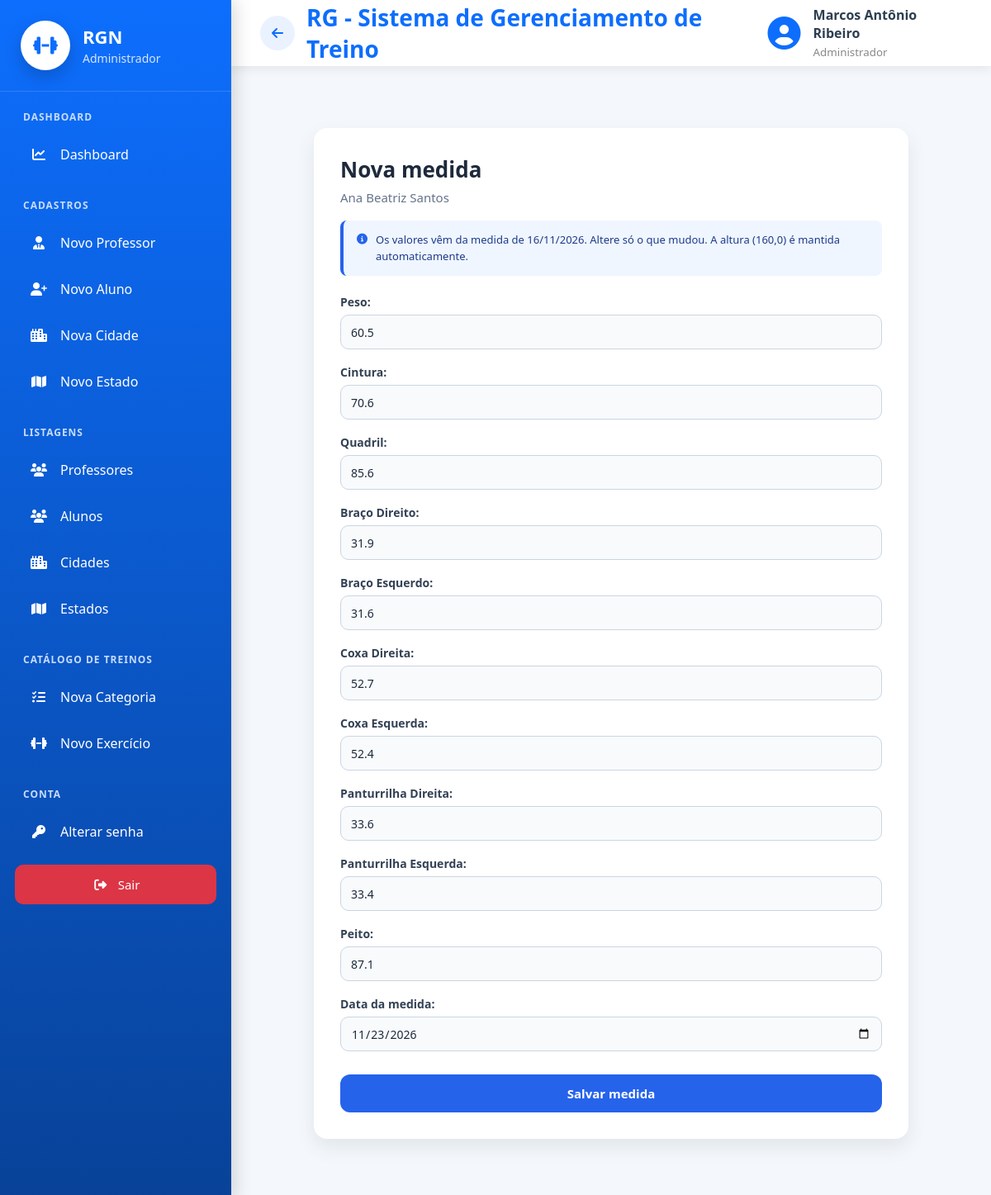
Page /medidas/cadastrar/medidas/8 (signed in) on the earlier database version.
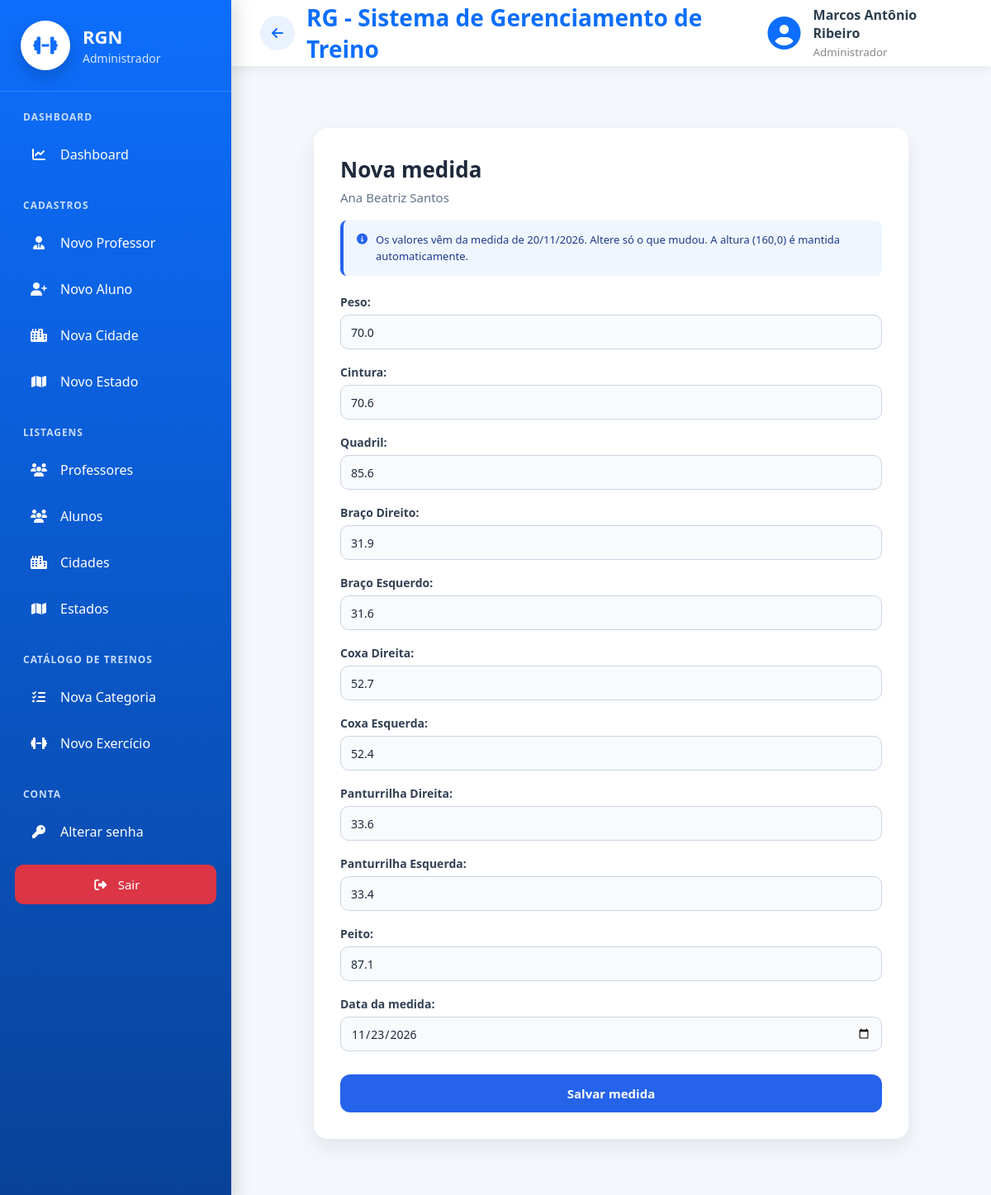
Same page on the later database version.
### medidas/models.py (models this page shows, shortened)
class Medidas(Auditoria):
    aluno = models.ForeignKey(Pessoa, on_delete=models.PROTECT, related_name="medidas_aluno")
    altura = models.FloatField(verbose_name="Altura")
    peso = models.FloatField(verbose_name="Peso")
    cintura = models.FloatField(verbose_name="Cintura")
    quadril = models.FloatField(verbose_name="Quadril")
    braco_direito = models.FloatField(verbose_name="Braço Direito")
    braco_esquerdo = models.FloatField(verbose_name="Braço Esquerdo")
    coxa_direita = models.FloatField(verbose_name="Coxa Direita")
    coxa_esquerda = models.FloatField(verbose_name="Coxa Esquerda")
    panturrilha_direita = models.FloatField(verbose_name="Panturrilha Direita")
    panturrilha_esquerda = models.FloatField(verbose_name="Panturrilha Esquerda")
    peito = models.FloatField(verbose_name="Peito")
    data_medida = models.DateField(verbose_name="Data da medida")
    cadastrado_por = models.ForeignKey("auth.User", on_delete=models.PROTECT, related_name="cadastrado_por")

### medidas/views.py (the view, shortened to what this page needs)
# urls.py: path('cadastrar/medidas/<int:pk>', MedidasCreate.as_view(), name="cadastrar-medidas"),
class MedidasCreate(FormMedidasMixin, RetornoMedidasMixin, LoginRequiredMixin, GroupRequiredMixin, CreateView):
    model = Medidas
    fields = CAMPOS
    group_required = ["Professor", "Administrador", "Aluno"]
    def get_form_kwargs(self):
        self.aluno = get_object_or_404(alunos_do_usuario(self.request.user), pk=self.kwargs['pk'])
        return super().get_form_kwargs()
    def get_ultima(self):
        if not hasattr(self, '_ultima'):
            self._ultima = Medidas.objects.filter(
                aluno=self.aluno
            ).order_by('-data_medida', '-id').first()
        return self._ultima
    def get_initial(self):
        initial = super().get_initial()
        ultima = self.get_ultima()
        if ultima:
            for campo in CAMPOS:
                if campo not in ('data_medida', 'altura'):
                    initial[campo] = getattr(ultima, campo)
        initial['data_medida'] = timezone.localdate()
        return initial
    def get_form(self, form_class=None):
        form = super().get_form(form_class)
        if self.get_ultima():
            form.fields.pop('altura')   # a altura é mantida da última medida
        return form
    def get_context_data(self, **kwargs):
        context = super().get_context_data(**kwargs)
        context['aluno'] = self.aluno
        context['ultima'] = self.get_ultima()
        return context

### cadastros/permissoes.py (called while the page is built, shortened)
def eh_admin(user):
    return user.is_superuser or user.groups.filter(name="Administrador").exists()

def alunos_do_usuario(user):
    if eh_admin(user):
        return Pessoa.objects.filter(tipo="ALUNO")

### medidas/views.py (called while the page is built)
    def get_form(self, form_class=None):
        form = super().get_form(form_class)
        form.fields['data_medida'].widget = forms.DateInput(
            attrs={'type': 'date'}, format='%Y-%m-%d'
        )
        return form

### medidas/templates/medidas/form_medida.html (shortened to what this page needs)
{% extends 'modelo.html' %}
{% load static %}
{% block css %}
<link rel="stylesheet" href="{% static 'css/cadastros/form.css' %}">
<link rel="stylesheet" href="{% static 'css/paginas/modelo.css' %}">
<link rel="stylesheet" href="{% static 'css/medidas/form_medida.css' %}">
{% endblock %}
{% block main %}
<div class="form-page">
    <div class="form-card">
        <h2>{% if object %}Editar medida{% else %}Nova medida{% endif %}</h2>
        <p>{{ aluno.nome }}</p>
        {% if ultima and not object %}
        <div class="aviso-medida">
            <i class="fas fa-circle-info"></i>
            <span>
                Os valores vêm da medida de {{ ultima.data_medida|date:"d/m/Y" }}.
                Altere só o que mudou. A altura ({{ ultima.altura }}) é mantida automaticamente.
            </span>
        </div>
        {% endif %}
        <form action="" method="POST">
            {{ form.as_p }}
            <button type="submit" class="btn-salvar">
                {% if object %}Salvar alterações{% else %}Salvar medida{% endif %}
            </button>
        </form>
    </div>
</div>
{% endblock %}

Differences in the rows shown:
no longer on this page (row unchanged): Medidas: data_medida "16/11/2026", altura "160,0"
added Medidas: data_medida "20/11/2026", altura "160,0"
Other differences:
form field peso: "60.5" → "70.0"
